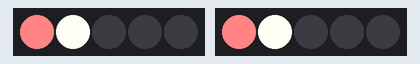
Recording of a sketch running on a simulated Arduino Uno, built with avr-gcc and run on an emulated ATmega328P. Shown: 2 × 5 RGB LEDs in strip order, left to right. Dim RGB values are drawn brighter than linear.

Above: at 0.37 s.
At 0.87 s:
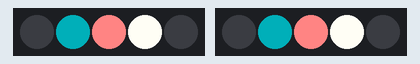
At 1.62 s:
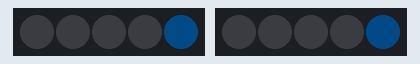
At 2.37 s:
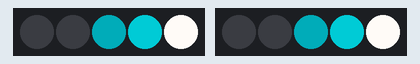
At 2.87 s:
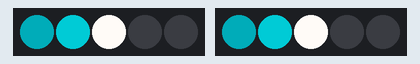
At 3.37 s:
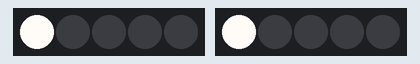
Timing chart, 0 to 40.0 s (numbered marks = the images above):
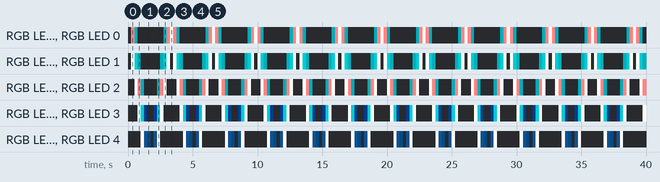

Measured:
- by itself, RGB LED 0, RGB LED 0: repeats every 3.3 s: RGB(0, 66, 71) 0.25 s, off 2.0 s, RGB(0, 66, 71) 0.25 s, RGB(255, 132, 131) 0.25 s, RGB(255, 251, 247) 0.25 s, RGB(255, 132, 131) 0.25 s
- by itself, RGB LED 4, RGB LED 4: repeats every 3.3 s: RGB(2, 10, 18) 0.25 s, RGB(0, 5, 9) 0.25 s, off 0.25 s, RGB(2, 10, 18) 0.25 s, RGB(255, 251, 247) 0.25 s, off 1.8 s, RGB(255, 251, 247) 0.25 s
- by itself, everything shown: repeats every 3.3 s, in 13 steps

The sketch:

RunningLight.ino
```cpp
#include <Adafruit_NeoPixel.h>

#define PIXELS        5
#define LED_PIN_1     0
#define LED_PIN_2     5
#define PEAK_FALL     500
#define VUBRIGHTNESS  90

Adafruit_NeoPixel strip_1 = Adafruit_NeoPixel(PIXELS, LED_PIN_1, NEO_GRB + NEO_KHZ800);
Adafruit_NeoPixel strip_2 = Adafruit_NeoPixel(PIXELS, LED_PIN_2, NEO_GRB + NEO_KHZ800);

int currentIndex = 0;
int trailLength = 1;
unsigned long previousMillis = 0;
unsigned long delayTime = 250;  // Adjust this value to control the speed
bool forwardDirection = true;

void setup() {
  strip_1.begin();
  strip_1.show();  // Initialize all pixels to off
  strip_2.begin();
  strip_2.show();  // Initialize all pixels to off
}

void loop() {
  unsigned long currentMillis = millis();
  if (currentMillis - previousMillis >= delayTime) {
    previousMillis = currentMillis;

    // Clear all pixels
    for (int i = 0; i < PIXELS; i++) {
      strip_1.setPixelColor(i, 0);
      strip_2.setPixelColor(i, 0);
    }

    // Set the head pixel, main pixel, and trail pixels
    for (int i = currentIndex + 1; i >= currentIndex - trailLength; i--) {
      if (i >= 0 && i < PIXELS) {
        // Calculate color for the current pixel
        uint32_t color = CandyColor(i);

        strip_1.setPixelColor(i, color);
        strip_2.setPixelColor(i, color);

        // Fade the trailing pixels
        if (i != currentIndex) {
          int fadeIndex = currentIndex - i;
          uint32_t fadeColor = FadeColor(color, fadeIndex);

          strip_1.setPixelColor(i, fadeColor);
          strip_2.setPixelColor(i, fadeColor);
        }
      }
    }

    // Interpolate between adjacent pixels
    for (int i = currentIndex + 1; i > currentIndex - trailLength; i--) {
      if (i >= 0 && i < PIXELS && i - 1 >= 0 && i - 1 < PIXELS) {
        // Calculate intermediate color between adjacent pixels
        uint32_t color1 = strip_1.getPixelColor(i);
        uint32_t color2 = strip_1.getPixelColor(i - 1);
        uint32_t interpolatedColor = InterpolateColor(color1, color2);

        strip_1.setPixelColor(i - 1, interpolatedColor);
        strip_2.setPixelColor(i - 1, interpolatedColor);
      }
    }

    strip_1.show();
    strip_2.show();

    if (forwardDirection) {
      currentIndex++;
      if (currentIndex > PIXELS + trailLength) {
        currentIndex = PIXELS - 1;
        forwardDirection = false;
      }
    } else {
      currentIndex--;
      if (currentIndex < -trailLength) {
        currentIndex = 0;
        forwardDirection = true;
      }
    }

    delay(40);
  }
}

// Function to generate candy colors based on pixel index
uint32_t CandyColor(byte index) {
  if (index % 2 == 0) {
    // Pink color with decreased brightness
    return strip_1.Color(255 / 100, 105 / 10, 180 / 10);  // Decrease RGB values for pink
  } else {
    // Purple color with decreased brightness
    return strip_1.Color(138 / 10, 43 / 10, 226 / 10);  // Decrease RGB values for purple
  }
}

// Function to fade the color based on trail distance
uint32_t FadeColor(uint32_t color, int trailDistance) {
  uint8_t r = (color >> 16) & 0xFF;
  uint8_t g = (color >> 8) & 0xFF;
  uint8_t b = color & 0xFF;

  r = (r * trailDistance) / (trailLength + 1);
  g = (g * trailDistance) / (trailLength + 1);
  b = (b * trailDistance) / (trailLength + 1);

  return (r << 16) | (g << 8) | b;
}

// Function to interpolate between two colors
uint32_t InterpolateColor(uint32_t color1, uint32_t color2) {
  uint8_t r1 = (color1 >> 16) & 0xFF;
  uint8_t g1 = (color1 >> 8) & 0xFF;
  uint8_t b1 = color1 & 0xFF;

  uint8_t r2 = (color2 >> 16) & 0xFF;
  uint8_t g2 = (color2 >> 8) & 0xFF;
  uint8_t b2 = color2 & 0xFF;

  uint8_t r = (r1 + r2) / 2;
  uint8_t g = (g1 + g2) / 2;
  uint8_t b = (b1 + b2) / 2;

  return (r << 16) | (g << 8) | b;
}
```
